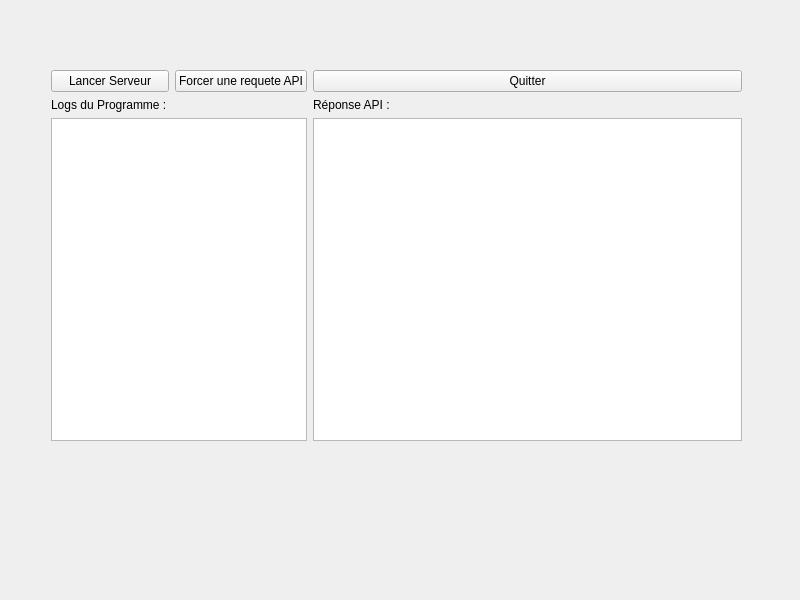
<?xml version="1.0" encoding="UTF-8"?>
<ui version="4.0">
 <class>aprsfi</class>
 <widget class="QWidget" name="aprsfi">
  <property name="geometry">
   <rect>
    <x>0</x>
    <y>0</y>
    <width>800</width>
    <height>600</height>
   </rect>
  </property>
  <property name="windowTitle">
   <string>aprsfi</string>
  </property>
  <widget class="QWidget" name="">
   <property name="geometry">
    <rect>
     <x>51</x>
     <y>70</y>
     <width>691</width>
     <height>371</height>
    </rect>
   </property>
   <layout class="QGridLayout" name="gridLayout">
    <item row="0" column="0">
     <widget class="QPushButton" name="LancerServeur">
      <property name="text">
       <string>Lancer Serveur</string>
      </property>
     </widget>
    </item>
    <item row="0" column="1">
     <widget class="QPushButton" name="ForcerAPI">
      <property name="text">
       <string>Forcer une requete API</string>
      </property>
     </widget>
    </item>
    <item row="0" column="2">
     <widget class="QPushButton" name="Quitter">
      <property name="text">
       <string>Quitter</string>
      </property>
     </widget>
    </item>
    <item row="1" column="0" colspan="2">
     <widget class="QLabel" name="Programme">
      <property name="text">
       <string>Logs du Programme :</string>
      </property>
     </widget>
    </item>
    <item row="1" column="2">
     <widget class="QLabel" name="RepAPI_label">
      <property name="text">
       <string>Réponse API :</string>
      </property>
     </widget>
    </item>
    <item row="2" column="0" colspan="2">
     <widget class="QTextEdit" name="LogsProgramme"/>
    </item>
    <item row="2" column="2">
     <widget class="QTextEdit" name="RepAPI"/>
    </item>
   </layout>
  </widget>
 </widget>
 <resources/>
 <connections/>
</ui>
